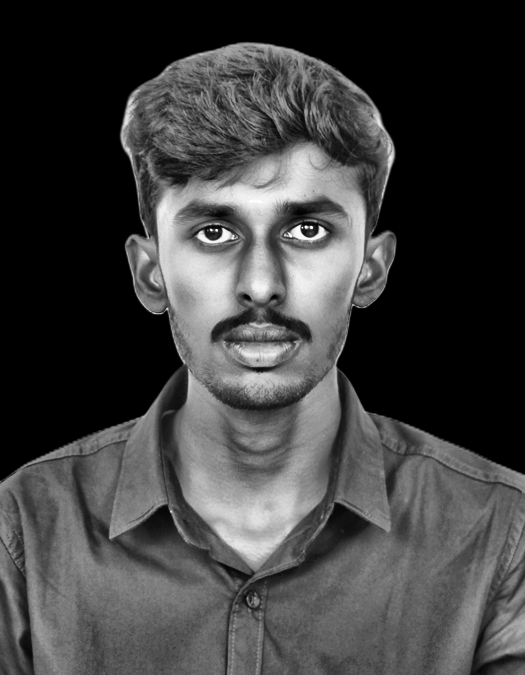
#> input picture source-prepped.png, 1050 x 1350 px, found by its file name (shown at 1/2 size)
$ python make_ascii_svg.py
#> lines starting #> are read from the running program, lines starting #| are printed output that depends on the picture
"""source-prepped.png -> ascii.svg (monochrome, types itself in row by row, plays once)."""
import sys
from PIL import Image
from xml.sax.saxutils import escape

SRC = sys.argv[1] if len(sys.argv) > 1 else "source-prepped.png"
COLS = 100
RAMP = " .`:-=+*cs#%@"          # dark/background (sparse) -> bright (dense)
FONT, CW, LH = 8, 4.8, 8.6      # font size, char width, line height
COLOR, BG = "#c9d1d9", "#0d1117"

img = Image.open(SRC).convert("L")
#> img is the input picture: PIL image 1050x1350 L; min 0, max 254, mean 63.7
rows = max(1, int(COLS * img.height / img.width * 0.5))   # chars are ~2x taller than wide
#> rows = 64
img = img.resize((COLS, rows), Image.LANCZOS)
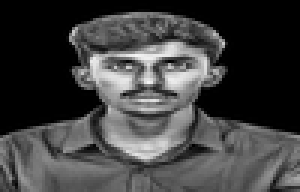
#> img: PIL image 100x64 L (shown 3 times larger); min 0, max 245, mean 63.9
px = img.load()

W, H = COLS * CW + 20, rows * LH + 20
#> W = 500; H = 570.4
parts = []
for y in range(rows):
    line = "".join(RAMP[px[x, y] * (len(RAMP) - 1) // 255] for x in range(COLS))
    if not line.strip():
        continue
    top = 10 + y * LH
    begin = round(y * 0.07, 2)
    parts.append(
        f'<clipPath id="r{y}"><rect x="10" y="{top}" height="{LH+1}" width="0">'
        f'<animate attributeName="width" from="0" to="{COLS*CW}" dur="0.5s" '
        f'begin="{begin}s" fill="freeze"/></rect></clipPath>'
        f'<text x="10" y="{top + FONT}" clip-path="url(#r{y})" xml:space="preserve" '
        f'style="white-space:pre">{escape(line)}</text>')
#> after the loop, parts = 60 items

svg = f'''<?xml version="1.0" encoding="UTF-8"?>
<svg xmlns="http://www.w3.org/2000/svg" width="{W:.0f}" height="{H:.0f}" viewBox="0 0 {W:.0f} {H:.0f}">
<style>text{{font:{FONT}px ui-monospace,Menlo,Consolas,monospace;fill:{COLOR}}}</style>
<rect width="100%" height="100%" rx="8" fill="{BG}"/>
{"".join(parts)}
</svg>'''
open("ascii.svg", "w", encoding="utf-8").write(svg)
print(f"wrote ascii.svg ({COLS}x{rows} chars)")
#| wrote ascii.svg (100x64 chars)
